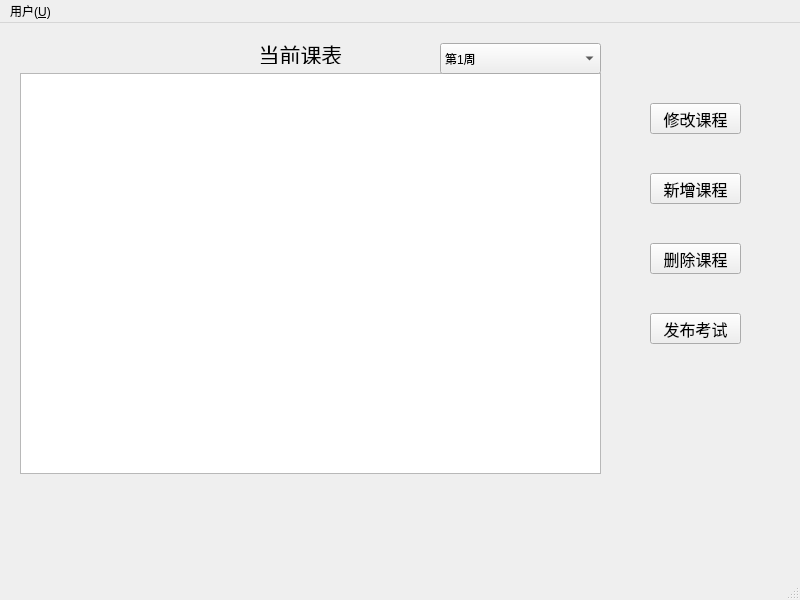
<?xml version="1.0" encoding="UTF-8"?>
<ui version="4.0">
 <class>AdminWindow</class>
 <widget class="QMainWindow" name="AdminWindow">
  <property name="geometry">
   <rect>
    <x>0</x>
    <y>0</y>
    <width>800</width>
    <height>600</height>
   </rect>
  </property>
  <property name="windowTitle">
   <string>MainWindow</string>
  </property>
  <widget class="QWidget" name="centralwidget">
   <widget class="QTableView" name="tableView">
    <property name="geometry">
     <rect>
      <x>20</x>
      <y>50</y>
      <width>581</width>
      <height>401</height>
     </rect>
    </property>
    <property name="font">
     <font>
      <pointsize>12</pointsize>
     </font>
    </property>
    <property name="layoutDirection">
     <enum>Qt::LeftToRight</enum>
    </property>
    <property name="editTriggers">
     <set>QAbstractItemView::NoEditTriggers</set>
    </property>
    <property name="textElideMode">
     <enum>Qt::ElideRight</enum>
    </property>
    <property name="gridStyle">
     <enum>Qt::SolidLine</enum>
    </property>
   </widget>
   <widget class="QPushButton" name="set">
    <property name="geometry">
     <rect>
      <x>650</x>
      <y>80</y>
      <width>91</width>
      <height>31</height>
     </rect>
    </property>
    <property name="font">
     <font>
      <pointsize>12</pointsize>
     </font>
    </property>
    <property name="text">
     <string>修改课程</string>
    </property>
   </widget>
   <widget class="QPushButton" name="add">
    <property name="geometry">
     <rect>
      <x>650</x>
      <y>150</y>
      <width>91</width>
      <height>31</height>
     </rect>
    </property>
    <property name="font">
     <font>
      <pointsize>12</pointsize>
     </font>
    </property>
    <property name="text">
     <string>新增课程</string>
    </property>
   </widget>
   <widget class="QPushButton" name="set_quiz">
    <property name="geometry">
     <rect>
      <x>650</x>
      <y>290</y>
      <width>91</width>
      <height>31</height>
     </rect>
    </property>
    <property name="font">
     <font>
      <pointsize>12</pointsize>
     </font>
    </property>
    <property name="text">
     <string>发布考试</string>
    </property>
   </widget>
   <widget class="QLabel" name="label">
    <property name="geometry">
     <rect>
      <x>220</x>
      <y>20</y>
      <width>161</width>
      <height>21</height>
     </rect>
    </property>
    <property name="font">
     <font>
      <pointsize>16</pointsize>
     </font>
    </property>
    <property name="text">
     <string>当前课表</string>
    </property>
    <property name="alignment">
     <set>Qt::AlignCenter</set>
    </property>
   </widget>
   <widget class="QComboBox" name="comboBox">
    <property name="geometry">
     <rect>
      <x>440</x>
      <y>20</y>
      <width>161</width>
      <height>31</height>
     </rect>
    </property>
    <item>
     <property name="text">
      <string>第1周</string>
     </property>
    </item>
    <item>
     <property name="text">
      <string>第2周</string>
     </property>
    </item>
    <item>
     <property name="text">
      <string>第3周</string>
     </property>
    </item>
    <item>
     <property name="text">
      <string>第4周</string>
     </property>
    </item>
    <item>
     <property name="text">
      <string>第5周</string>
     </property>
    </item>
    <item>
     <property name="text">
      <string>第6周</string>
     </property>
    </item>
    <item>
     <property name="text">
      <string>第7周</string>
     </property>
    </item>
    <item>
     <property name="text">
      <string>第8周</string>
     </property>
    </item>
    <item>
     <property name="text">
      <string>第9周</string>
     </property>
    </item>
    <item>
     <property name="text">
      <string>第10周</string>
     </property>
    </item>
    <item>
     <property name="text">
      <string>第11周</string>
     </property>
    </item>
    <item>
     <property name="text">
      <string>第12周</string>
     </property>
    </item>
    <item>
     <property name="text">
      <string>第13周</string>
     </property>
    </item>
    <item>
     <property name="text">
      <string>第14周</string>
     </property>
    </item>
    <item>
     <property name="text">
      <string>第15周</string>
     </property>
    </item>
    <item>
     <property name="text">
      <string>第16周</string>
     </property>
    </item>
    <item>
     <property name="text">
      <string>第17周</string>
     </property>
    </item>
    <item>
     <property name="text">
      <string>第18周</string>
     </property>
    </item>
    <item>
     <property name="text">
      <string>第19周</string>
     </property>
    </item>
   </widget>
   <widget class="QPushButton" name="delete_2">
    <property name="geometry">
     <rect>
      <x>650</x>
      <y>220</y>
      <width>91</width>
      <height>31</height>
     </rect>
    </property>
    <property name="font">
     <font>
      <pointsize>12</pointsize>
     </font>
    </property>
    <property name="text">
     <string>删除课程</string>
    </property>
   </widget>
  </widget>
  <widget class="QMenuBar" name="menubar">
   <property name="geometry">
    <rect>
     <x>0</x>
     <y>0</y>
     <width>800</width>
     <height>17</height>
    </rect>
   </property>
   <widget class="QMenu" name="menu_U">
    <property name="title">
     <string>用户(&amp;U)</string>
    </property>
    <addaction name="actionLogOut_O"/>
   </widget>
   <addaction name="menu_U"/>
  </widget>
  <widget class="QStatusBar" name="statusbar"/>
  <action name="actionLogOut_O">
   <property name="text">
    <string>退出登录(&amp;O)</string>
   </property>
   <property name="shortcut">
    <string>Ctrl+Shift+O</string>
   </property>
  </action>
 </widget>
 <resources/>
 <connections/>
</ui>
